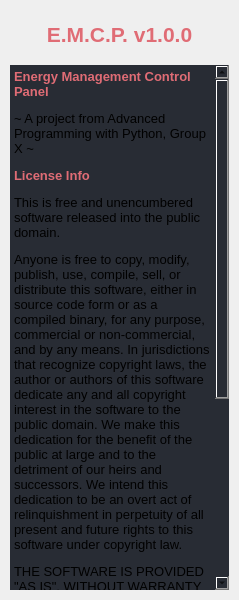
<?xml version="1.0" encoding="UTF-8"?>
<ui version="4.0">
 <class>LeftColumn</class>
 <widget class="QWidget" name="LeftColumn">
  <property name="geometry">
   <rect>
    <x>0</x>
    <y>0</y>
    <width>239</width>
    <height>600</height>
   </rect>
  </property>
  <property name="windowTitle">
   <string>Form</string>
  </property>
  <layout class="QVBoxLayout" name="main_pages_layout">
   <property name="spacing">
    <number>0</number>
   </property>
   <property name="leftMargin">
    <number>5</number>
   </property>
   <property name="topMargin">
    <number>5</number>
   </property>
   <property name="rightMargin">
    <number>5</number>
   </property>
   <property name="bottomMargin">
    <number>5</number>
   </property>
   <item>
    <widget class="QStackedWidget" name="menus">
     <property name="currentIndex">
      <number>1</number>
     </property>
     <widget class="QWidget" name="menu_1">
      <layout class="QVBoxLayout" name="verticalLayout">
       <property name="spacing">
        <number>5</number>
       </property>
       <property name="leftMargin">
        <number>5</number>
       </property>
       <property name="topMargin">
        <number>5</number>
       </property>
       <property name="rightMargin">
        <number>5</number>
       </property>
       <property name="bottomMargin">
        <number>5</number>
       </property>
       <item>
        <widget class="QFrame" name="frame_label_one">
         <property name="maximumSize">
          <size>
           <width>16777215</width>
           <height>30</height>
          </size>
         </property>
         <property name="frameShape">
          <enum>QFrame::NoFrame</enum>
         </property>
         <property name="frameShadow">
          <enum>QFrame::Raised</enum>
         </property>
         <layout class="QVBoxLayout" name="layout_label_one">
          <property name="spacing">
           <number>0</number>
          </property>
          <property name="leftMargin">
           <number>0</number>
          </property>
          <property name="topMargin">
           <number>0</number>
          </property>
          <property name="rightMargin">
           <number>0</number>
          </property>
          <property name="bottomMargin">
           <number>0</number>
          </property>
         </layout>
        </widget>
       </item>
       <item>
        <widget class="QFrame" name="frame_button_one">
         <property name="maximumSize">
          <size>
           <width>16777215</width>
           <height>30</height>
          </size>
         </property>
         <property name="frameShape">
          <enum>QFrame::NoFrame</enum>
         </property>
         <property name="frameShadow">
          <enum>QFrame::Raised</enum>
         </property>
         <layout class="QVBoxLayout" name="layout_button_one">
          <property name="spacing">
           <number>0</number>
          </property>
          <property name="leftMargin">
           <number>0</number>
          </property>
          <property name="topMargin">
           <number>0</number>
          </property>
          <property name="rightMargin">
           <number>0</number>
          </property>
          <property name="bottomMargin">
           <number>0</number>
          </property>
         </layout>
        </widget>
       </item>
       <item>
        <widget class="QFrame" name="paddingFrame">
         <property name="frameShape">
          <enum>QFrame::NoFrame</enum>
         </property>
         <property name="frameShadow">
          <enum>QFrame::Raised</enum>
         </property>
        </widget>
       </item>
       <item>
        <widget class="QFrame" name="frame_motd">
         <property name="maximumSize">
          <size>
           <width>16777215</width>
           <height>30</height>
          </size>
         </property>
         <property name="frameShape">
          <enum>QFrame::NoFrame</enum>
         </property>
         <property name="frameShadow">
          <enum>QFrame::Sunken</enum>
         </property>
         <layout class="QHBoxLayout" name="layout_motd">
          <property name="spacing">
           <number>6</number>
          </property>
          <property name="leftMargin">
           <number>0</number>
          </property>
          <property name="topMargin">
           <number>0</number>
          </property>
          <property name="rightMargin">
           <number>0</number>
          </property>
          <property name="bottomMargin">
           <number>0</number>
          </property>
         </layout>
        </widget>
       </item>
      </layout>
     </widget>
     <widget class="QWidget" name="menu_2">
      <property name="autoFillBackground">
       <bool>false</bool>
      </property>
      <layout class="QVBoxLayout" name="verticalLayout_2" stretch="0,0">
       <property name="spacing">
        <number>5</number>
       </property>
       <property name="leftMargin">
        <number>5</number>
       </property>
       <property name="topMargin">
        <number>5</number>
       </property>
       <property name="rightMargin">
        <number>5</number>
       </property>
       <property name="bottomMargin">
        <number>5</number>
       </property>
       <item>
        <widget class="QLabel" name="label_2">
         <property name="minimumSize">
          <size>
           <width>0</width>
           <height>50</height>
          </size>
         </property>
         <property name="font">
          <font>
           <family>Ubuntu</family>
           <pointsize>16</pointsize>
           <italic>false</italic>
           <bold>false</bold>
          </font>
         </property>
         <property name="styleSheet">
          <string notr="true">font: 16pt &quot;Ubuntu&quot;;</string>
         </property>
         <property name="text">
          <string>&lt;html&gt;&lt;head/&gt;&lt;body&gt;&lt;p&gt;&lt;span style=&quot; font-weight:700; color:#e06c75;&quot;&gt;E.M.C.P. v1.0.0&lt;/span&gt;&lt;/p&gt;&lt;/body&gt;&lt;/html&gt;</string>
         </property>
         <property name="alignment">
          <set>Qt::AlignCenter</set>
         </property>
        </widget>
       </item>
       <item>
        <widget class="QTextBrowser" name="textBrowser">
         <property name="styleSheet">
          <string notr="true">background-color: rgb(40, 44, 52);</string>
         </property>
         <property name="frameShape">
          <enum>QFrame::NoFrame</enum>
         </property>
         <property name="lineWrapColumnOrWidth">
          <number>0</number>
         </property>
         <property name="html">
          <string>&lt;!DOCTYPE HTML PUBLIC &quot;-//W3C//DTD HTML 4.0//EN&quot; &quot;http://www.w3.org/TR/REC-html40/strict.dtd&quot;&gt;
&lt;html&gt;&lt;head&gt;&lt;meta name=&quot;qrichtext&quot; content=&quot;1&quot; /&gt;&lt;meta charset=&quot;utf-8&quot; /&gt;&lt;style type=&quot;text/css&quot;&gt;
p, li { white-space: pre-wrap; }
&lt;/style&gt;&lt;/head&gt;&lt;body style=&quot; font-family:'Ubuntu'; font-size:10pt; font-weight:400; font-style:normal;&quot;&gt;
&lt;p style=&quot; margin-top:12px; margin-bottom:12px; margin-left:0px; margin-right:0px; -qt-block-indent:0; text-indent:0px;&quot;&gt;&lt;span style=&quot; font-weight:700; color:#e06c75; background-color:#282c34;&quot;&gt;Energy Management Control Panel&lt;/span&gt;&lt;/p&gt;
&lt;p style=&quot; margin-top:12px; margin-bottom:12px; margin-left:0px; margin-right:0px; -qt-block-indent:0; text-indent:0px;&quot;&gt;&lt;span style=&quot; background-color:#282c34;&quot;&gt;~ A project from Advanced Programming with Python, Group X ~&lt;/span&gt;&lt;/p&gt;
&lt;p style=&quot; margin-top:12px; margin-bottom:12px; margin-left:0px; margin-right:0px; -qt-block-indent:0; text-indent:0px;&quot;&gt;&lt;span style=&quot; font-weight:700; color:#e06c75; background-color:#282c34;&quot;&gt;License Info&lt;/span&gt;&lt;/p&gt;
&lt;p style=&quot; margin-top:12px; margin-bottom:12px; margin-left:0px; margin-right:0px; -qt-block-indent:0; text-indent:0px;&quot;&gt;&lt;span style=&quot; background-color:#282c34;&quot;&gt;This is free and unencumbered software released into the public domain.&lt;/span&gt;&lt;/p&gt;
&lt;p style=&quot; margin-top:12px; margin-bottom:12px; margin-left:0px; margin-right:0px; -qt-block-indent:0; text-indent:0px;&quot;&gt;&lt;span style=&quot; background-color:#282c34;&quot;&gt;Anyone is free to copy, modify, publish, use, compile, sell, or distribute this software, either in source code form or as a compiled binary, for any purpose, commercial or non-commercial, and by any means. In jurisdictions that recognize copyright laws, the author or authors of this software dedicate any and all copyright interest in the software to the public domain. We make this dedication for the benefit of the public at large and to the detriment of our heirs and successors. We intend this dedication to be an overt act of relinquishment in perpetuity of all present and future rights to this software under copyright law.&lt;/span&gt;&lt;/p&gt;
&lt;p style=&quot; margin-top:12px; margin-bottom:12px; margin-left:0px; margin-right:0px; -qt-block-indent:0; text-indent:0px;&quot;&gt;&lt;span style=&quot; background-color:#282c34;&quot;&gt;THE SOFTWARE IS PROVIDED &amp;quot;AS IS&amp;quot;, WITHOUT WARRANTY OF ANY KIND, EXPRESS OR IMPLIED, INCLUDING BUT NOT LIMITED TO THE WARRANTIES OF MERCHANTABILITY, FITNESS FOR A PARTICULAR PURPOSE AND NONINFRINGEMENT.&lt;/span&gt;&lt;/p&gt;
&lt;p style=&quot; margin-top:12px; margin-bottom:12px; margin-left:0px; margin-right:0px; -qt-block-indent:0; text-indent:0px;&quot;&gt;&lt;span style=&quot; background-color:#282c34;&quot;&gt;IN NO EVENT SHALL THE AUTHORS BE LIABLE FOR ANY CLAIM, DAMAGES OR OTHER LIABILITY, WHETHER IN AN ACTION OF CONTRACT, TORT OR OTHERWISE, ARISING FROM, OUT OF OR IN CONNECTION WITH THE SOFTWARE OR THE USE OR OTHER DEALINGS IN THE SOFTWARE.&lt;/span&gt;&lt;/p&gt;&lt;/body&gt;&lt;/html&gt;</string>
         </property>
        </widget>
       </item>
      </layout>
     </widget>
    </widget>
   </item>
  </layout>
 </widget>
 <resources/>
 <connections/>
</ui>
